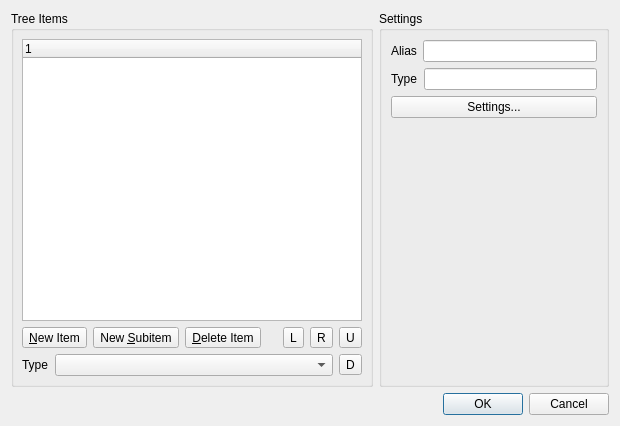
<ui version="4.0" >
 <comment>*********************************************************************
**
** Copyright (C) 1992-2008 Trolltech ASA. All rights reserved.
**
** This file is part of the Qt Designer of the Qt Toolkit.
**
** This file may be used under the terms of the GNU General Public
** License versions 2.0 or 3.0 as published by the Free Software
** Foundation and appearing in the files LICENSE.GPL2 and LICENSE.GPL3
** included in the packaging of this file.  Alternatively you may (at
** your option) use any later version of the GNU General Public
** License if such license has been publicly approved by Trolltech ASA
** (or its successors, if any) and the KDE Free Qt Foundation. In
** addition, as a special exception, Trolltech gives you certain
** additional rights. These rights are described in the Trolltech GPL
** Exception version 1.1, which can be found at
** http://www.trolltech.com/products/qt/gplexception/ and in the file
** GPL_EXCEPTION.txt in this package.
**
** Please review the following information to ensure GNU General
** Public Licensing requirements will be met:
** http://trolltech.com/products/qt/licenses/licensing/opensource/. If
** you are unsure which license is appropriate for your use, please
** review the following information:
** http://trolltech.com/products/qt/licenses/licensing/licensingoverview
** or contact the sales department at sales@trolltech.com.
**
** In addition, as a special exception, Trolltech, as the sole
** copyright holder for Qt Designer, grants users of the Qt/Eclipse
** Integration plug-in the right for the Qt/Eclipse Integration to
** link to functionality provided by Qt Designer and its related
** libraries.
**
** This file is provided "AS IS" with NO WARRANTY OF ANY KIND,
** INCLUDING THE WARRANTIES OF DESIGN, MERCHANTABILITY AND FITNESS FOR
** A PARTICULAR PURPOSE. Trolltech reserves all rights not expressly
** granted herein.
**
** This file is provided AS IS with NO WARRANTY OF ANY KIND, INCLUDING THE
** WARRANTY OF DESIGN, MERCHANTABILITY AND FITNESS FOR A PARTICULAR PURPOSE.
**
*********************************************************************</comment>
 <class>ProjectTreeEditor</class>
 <widget class="QDialog" name="ProjectTreeEditor" >
  <property name="geometry" >
   <rect>
    <x>0</x>
    <y>0</y>
    <width>620</width>
    <height>426</height>
   </rect>
  </property>
  <property name="windowTitle" >
   <string>Edit Tree Widget</string>
  </property>
  <layout class="QGridLayout" >
   <item row="0" column="0" >
    <widget class="QGroupBox" name="itemsBox" >
     <property name="title" >
      <string>Tree Items</string>
     </property>
     <layout class="QGridLayout" >
      <property name="leftMargin" >
       <number>8</number>
      </property>
      <property name="topMargin" >
       <number>8</number>
      </property>
      <property name="rightMargin" >
       <number>8</number>
      </property>
      <property name="bottomMargin" >
       <number>8</number>
      </property>
      <property name="horizontalSpacing" >
       <number>6</number>
      </property>
      <property name="verticalSpacing" >
       <number>6</number>
      </property>
      <item row="2" column="0" >
       <layout class="QHBoxLayout" >
        <property name="spacing" >
         <number>6</number>
        </property>
        <property name="leftMargin" >
         <number>0</number>
        </property>
        <property name="topMargin" >
         <number>0</number>
        </property>
        <property name="rightMargin" >
         <number>0</number>
        </property>
        <property name="bottomMargin" >
         <number>0</number>
        </property>
        <item>
         <widget class="QLabel" name="textLabel" >
          <property name="sizePolicy" >
           <sizepolicy vsizetype="Preferred" hsizetype="Fixed" >
            <horstretch>0</horstretch>
            <verstretch>0</verstretch>
           </sizepolicy>
          </property>
          <property name="text" >
           <string>Type</string>
          </property>
         </widget>
        </item>
        <item>
         <widget class="QComboBox" name="itemTypeCombo" />
        </item>
       </layout>
      </item>
      <item row="1" column="0" >
       <layout class="QHBoxLayout" >
        <property name="spacing" >
         <number>6</number>
        </property>
        <property name="leftMargin" >
         <number>0</number>
        </property>
        <property name="topMargin" >
         <number>0</number>
        </property>
        <property name="rightMargin" >
         <number>0</number>
        </property>
        <property name="bottomMargin" >
         <number>0</number>
        </property>
        <item>
         <widget class="QToolButton" name="newItemButton" >
          <property name="toolTip" >
           <string>New Item</string>
          </property>
          <property name="text" >
           <string>&amp;New Item</string>
          </property>
         </widget>
        </item>
        <item>
         <widget class="QToolButton" name="newSubItemButton" >
          <property name="toolTip" >
           <string>New Subitem</string>
          </property>
          <property name="text" >
           <string>New &amp;Subitem</string>
          </property>
         </widget>
        </item>
        <item>
         <widget class="QToolButton" name="deleteItemButton" >
          <property name="toolTip" >
           <string>Delete Item</string>
          </property>
          <property name="text" >
           <string>&amp;Delete Item</string>
          </property>
         </widget>
        </item>
        <item>
         <spacer>
          <property name="orientation" >
           <enum>Qt::Horizontal</enum>
          </property>
          <property name="sizeHint" >
           <size>
            <width>16</width>
            <height>10</height>
           </size>
          </property>
         </spacer>
        </item>
        <item>
         <widget class="QToolButton" name="moveItemLeftButton" >
          <property name="toolTip" >
           <string>Move Item Left (before Parent Item)</string>
          </property>
          <property name="text" >
           <string>L</string>
          </property>
         </widget>
        </item>
        <item>
         <widget class="QToolButton" name="moveItemRightButton" >
          <property name="toolTip" >
           <string>Move Item Right (as a First Subitem of the Next Sibling Item)</string>
          </property>
          <property name="text" >
           <string>R</string>
          </property>
         </widget>
        </item>
       </layout>
      </item>
      <item row="1" column="1" >
       <widget class="QToolButton" name="moveItemUpButton" >
        <property name="toolTip" >
         <string>Move Item Up</string>
        </property>
        <property name="text" >
         <string>U</string>
        </property>
       </widget>
      </item>
      <item row="2" column="1" >
       <widget class="QToolButton" name="moveItemDownButton" >
        <property name="toolTip" >
         <string>Move Item Down</string>
        </property>
        <property name="text" >
         <string>D</string>
        </property>
       </widget>
      </item>
      <item row="0" column="0" colspan="2" >
       <widget class="QTreeWidget" name="treeWidget" >
        <property name="focusPolicy" >
         <enum>Qt::TabFocus</enum>
        </property>
        <property name="toolTip" >
         <string>Tree Items</string>
        </property>
        <column>
         <property name="text" >
          <string>1</string>
         </property>
        </column>
       </widget>
      </item>
     </layout>
    </widget>
   </item>
   <item row="0" column="1" >
    <layout class="QVBoxLayout" >
     <item>
      <widget class="QGroupBox" name="groupBox" >
       <property name="title" >
        <string>Settings</string>
       </property>
       <layout class="QVBoxLayout" >
        <item>
         <layout class="QHBoxLayout" >
          <item>
           <widget class="QLabel" name="label" >
            <property name="text" >
             <string>Alias</string>
            </property>
           </widget>
          </item>
          <item>
           <widget class="QLineEdit" name="aliasEdit" />
          </item>
         </layout>
        </item>
        <item>
         <layout class="QHBoxLayout" >
          <item>
           <widget class="QLabel" name="label_2" >
            <property name="text" >
             <string>Type</string>
            </property>
           </widget>
          </item>
          <item>
           <widget class="QLineEdit" name="typeEdit" >
            <property name="readOnly" >
             <bool>true</bool>
            </property>
           </widget>
          </item>
         </layout>
        </item>
        <item>
         <widget class="QPushButton" name="settingsButton" >
          <property name="text" >
           <string>Settings...</string>
          </property>
         </widget>
        </item>
        <item>
         <spacer>
          <property name="orientation" >
           <enum>Qt::Vertical</enum>
          </property>
          <property name="sizeHint" >
           <size>
            <width>145</width>
            <height>111</height>
           </size>
          </property>
         </spacer>
        </item>
       </layout>
      </widget>
     </item>
    </layout>
   </item>
   <item row="1" column="1" >
    <widget class="QDialogButtonBox" name="buttonBox" >
     <property name="orientation" >
      <enum>Qt::Horizontal</enum>
     </property>
     <property name="standardButtons" >
      <set>QDialogButtonBox::Cancel|QDialogButtonBox::NoButton|QDialogButtonBox::Ok</set>
     </property>
    </widget>
   </item>
  </layout>
 </widget>
 <tabstops>
  <tabstop>treeWidget</tabstop>
  <tabstop>newItemButton</tabstop>
  <tabstop>newSubItemButton</tabstop>
  <tabstop>deleteItemButton</tabstop>
  <tabstop>moveItemLeftButton</tabstop>
  <tabstop>moveItemRightButton</tabstop>
  <tabstop>moveItemUpButton</tabstop>
  <tabstop>moveItemDownButton</tabstop>
 </tabstops>
 <resources/>
 <connections>
  <connection>
   <sender>buttonBox</sender>
   <signal>accepted()</signal>
   <receiver>ProjectTreeEditor</receiver>
   <slot>accept()</slot>
   <hints>
    <hint type="sourcelabel" >
     <x>450</x>
     <y>259</y>
    </hint>
    <hint type="destinationlabel" >
     <x>292</x>
     <y>272</y>
    </hint>
   </hints>
  </connection>
  <connection>
   <sender>buttonBox</sender>
   <signal>rejected()</signal>
   <receiver>ProjectTreeEditor</receiver>
   <slot>reject()</slot>
   <hints>
    <hint type="sourcelabel" >
     <x>539</x>
     <y>266</y>
    </hint>
    <hint type="destinationlabel" >
     <x>556</x>
     <y>275</y>
    </hint>
   </hints>
  </connection>
 </connections>
</ui>
